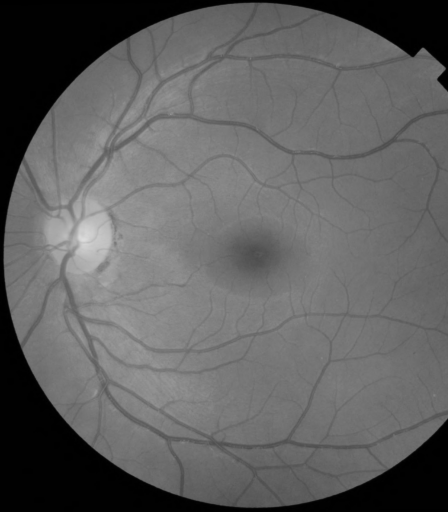
#> input picture tp/tp1/data/tp1_ex1_img1.tiff, 448 x 512 px
$ jupyter execute code.ipynb
#> lines starting #> are read from the running program, lines starting #| are printed output that depends on the picture
# Travail pratique \#1 - Traitements d'images élémentaires

## Identification

- Nom : Jacob-Simard
- Prénom : Raphaël
- Code permanent : JACR26038907
- Cours : INF600f - H2022
- Équipe : 9

## Importations de modules

[cell 1]
import numpy as np
import matplotlib.pyplot as plt
import imageio
import skimage

EX1_IMG1 = "data/tp1_ex1_img1.tiff"
EX1_IMG2 = "data/tp1_ex1_img2.tiff"
EX2_IMG = "data/tp1_ex2_logo.tiff"
EX3_IMG = "data/tp1_ex3_livre_mystere.png"

## Exercice 1

[cell 2]
# Chargement des images

retine_img1 = imageio.imread(EX1_IMG1)
#> retine_img1 is the input picture: shape (512, 448); min 0, max 220, mean 96.2
retine_img2 = imageio.imread(EX1_IMG2)
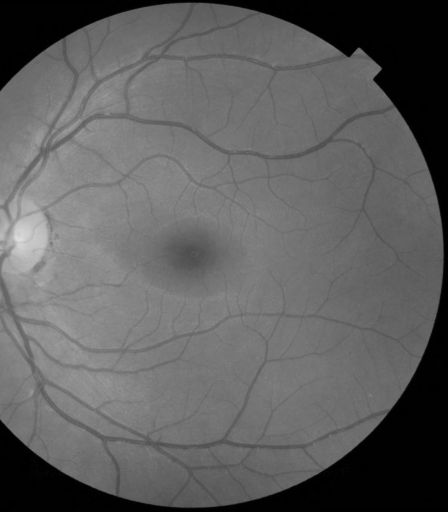
#> input picture tp/tp1/data/tp1_ex1_img2.tiff, 448 x 512 px
#> retine_img2 is the input picture: shape (512, 448); min 0, max 221, mean 95

# affichage des images

plt.figure(figsize=(15,10))
plt.subplot(121)
plt.imshow(retine_img1)
plt.title("Rétine 1 - " + str(retine_img1.shape))
plt.subplot(122)
plt.imshow(retine_img2)
plt.title("Rétine 2 - " + str(retine_img2.shape))
plt.show()
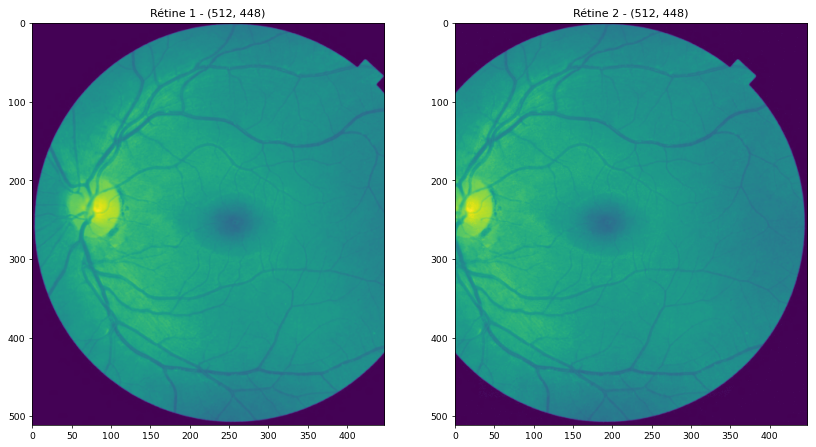
#> figure drawn by matplotlib, 2 panels
